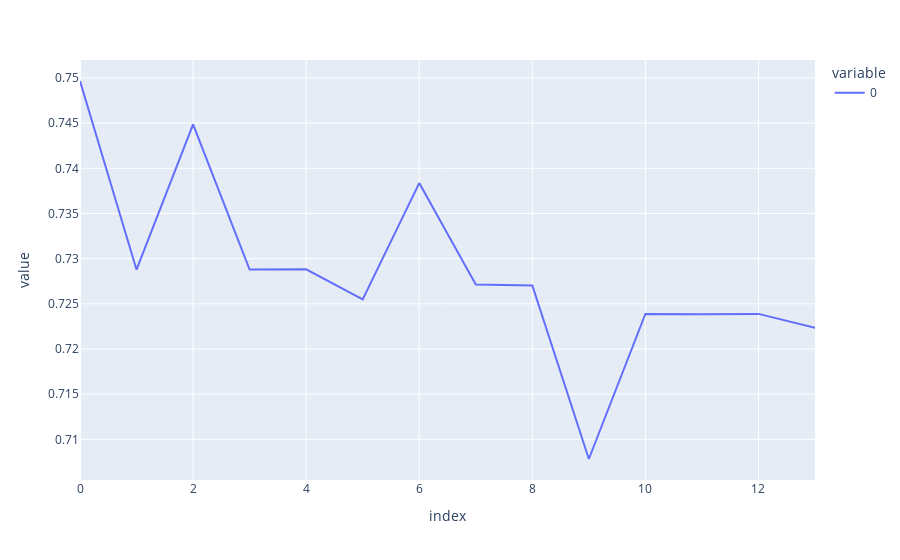

The notebook cell saved with this chart:
### Code cell
px.line(k_result)

### Figure 1 — Plotly figure (JSON) as saved in the notebook; plotly's stock layout.template omitted (floating-point values rounded to 4 significant figures)
{"data": [{"hovertemplate": "variable=0<br>index=%{x}<br>value=%{y}<extra></extra>", "legendgroup": "0", "line": {"color": "#636efa", "dash": "solid"}, "marker": {"symbol": "circle"}, "mode": "lines", "name": "0", "orientation": "v", "showlegend": true, "type": "scatter", "x": [0, 1, 2, 3, 4, 5, 6, 7, 8, 9, 10, 11, 12, 13], "xaxis": "x", "y": [0.7497, 0.7288, 0.7449, 0.7288, 0.7288, 0.7255, 0.7384, 0.7271, 0.727, 0.7078, 0.7239, 0.7238, 0.7239, 0.7223], "yaxis": "y"}], "layout": {"legend": {"title": {"text": "variable"}, "tracegroupgap": 0}, "margin": {"t": 60}, "xaxis": {"anchor": "y", "domain": [0, 1], "title": {"text": "index"}}, "yaxis": {"anchor": "x", "domain": [0, 1], "title": {"text": "value"}}}}
